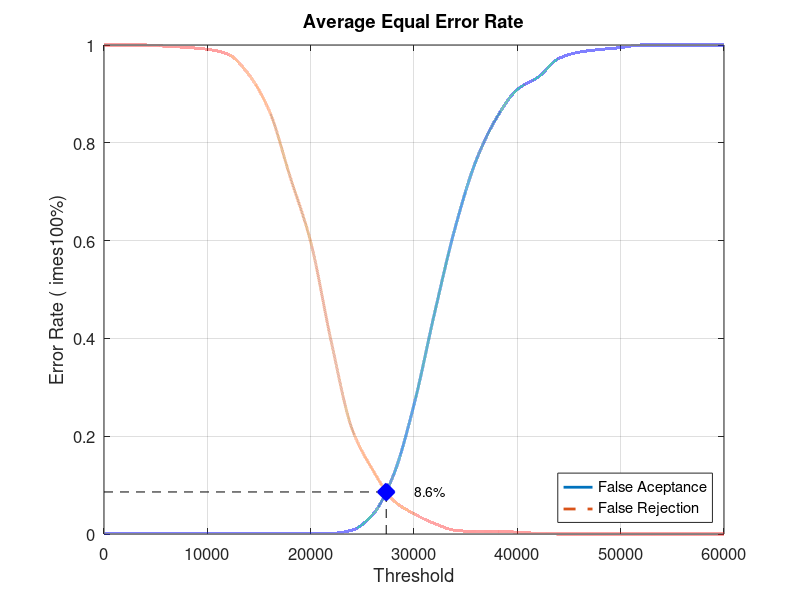
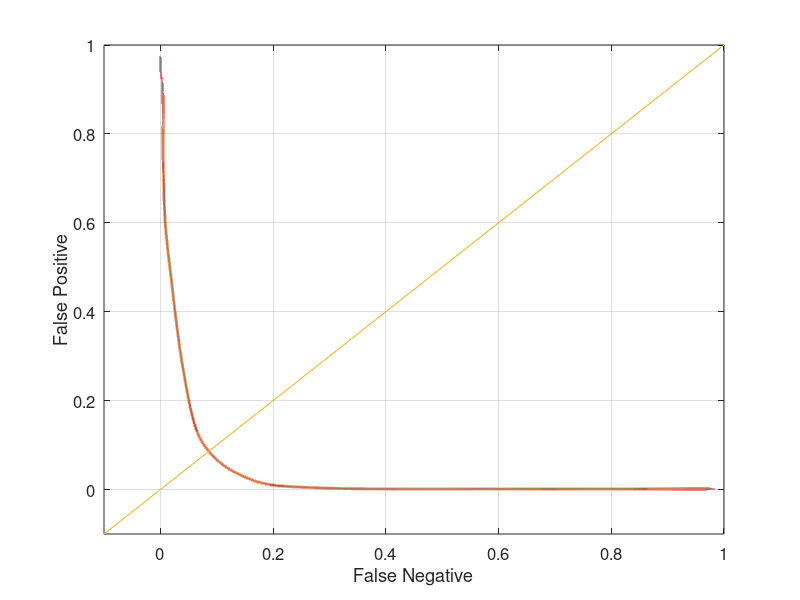

The MATLAB script that drew these images, in order:
close all;
clear;
clc;
x = 0:2000:60000;
xq = 0:0.5:60000;

y0 = [0 0.00131579 0.00131579 0.00131579 0.00131579 0.00131579 0.00131579 0.00131579 0.00131579 0.00131579 0.00131579 0.00131579 0.00789474 0.0394737 0.119737 0.264474 0.452632 0.627632 0.763158 0.851316 0.909211 0.934211 0.972368 0.985526 0.990789 0.994737 1 1 1 1 1]
yy0 = interp1(x, y0, xq, 'pchip');
y1 = [1 1 1 0.9975 0.995 0.99125 0.98125 0.94 0.865 0.73125 0.5975 0.3925 0.215 0.13125 0.06875 0.04125 0.02125 0.0075 0.005 0.005 0.00375 0.00125 0 0 0 0 0 0 0 0 0]
yy1 = interp1(x, y1, xq, 'pchip');

% Calculating EER: 
y2 = abs(y0 - y1);
find(y2 == min(y2))
yy2 = abs(yy0 - yy1);
xEER = find(yy2 == min(yy2));
xEERIndex = xq(xEER) % X-axis EER
yEER = yy0(xEER) % Y-axis EER

main = figure
plot(xq, yy0,'-','LineWidth', 2);	hold on
plot(xq, yy1,'--','LineWidth', 2);	hold on
plot([xEERIndex xEERIndex], [0 yEER], 'k--');	hold on
plot([0 xEERIndex], [yEER yEER], 'k--');	hold on
plot(xEERIndex, yEER, 'bx', 'LineWidth', 10);	hold on
text(xEERIndex + 10 * xEERIndex / 100, yEER, [num2str(round((10000 * yEER)) / 100) '%'])
legend('False Aceptance', 'False Rejection', 'Location', 'SouthEast')
xlabel('Threshold')
ylabel('Error Rate (	imes100%)')
title('Average Equal Error Rate')
set(gca, 'FontSize', 12)
axis([0 60000 0 1])
grid on

print(main, 'Experiment5AverageMain', '-dpng');
FNRxFPR = figure('Color', [1 1 1]);
plot(yy1, yy0, '-', yy1, yy0, 'LineWidth', 2);
hold on
y = -0.1:0.1:1
plot(y, y); 
set(gca, 'FontSize', 12)
xlabel('False Negative')
ylabel('False Positive')
axis([-0.1 1 -0.1 1])
set(gca, 'FontSize', 12)
grid on

print(FNRxFPR, 'Experiment5AverageFNRxFPR','-dpng');
